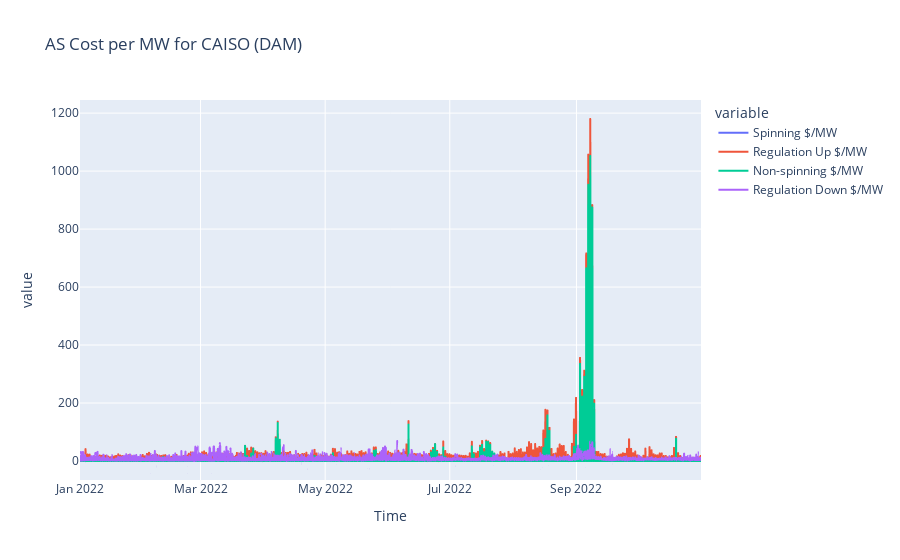

This figure's notebook cell:
### Markdown cell above
## AS Prices over Time

### Code cell
region = "AS_CAISO_EXP"
data = df[df["Region"] == region]
data.set_index("Time", inplace=True)

per_mw = pd.DataFrame()
per_mw["Spinning $/MW"] = data["Spinning Reserves Total Cost"] / data["Spinning Reserves Total (MW)"]
per_mw["Non-spinning $/MW"] = data["Non-Spinning Reserves Total Cost"] / data["Non-Spinning Reserves Total (MW)"]
per_mw["Regulation Up $/MW"] = data["Regulation Up Total Cost"] / data["Regulation Up Total (MW)"]
per_mw["Regulation Down $/MW"] = data["Regulation Down Total Cost"] / data["Regulation Down Total (MW)"]
px.line(per_mw, title=f"AS Cost per MW for CAISO ({market})", x=per_mw.index, y=per_mw.columns)

### Figure 1 — Plotly figure (JSON) as saved in the notebook; plotly's stock layout.template omitted (floating-point values rounded to 4 significant figures; data arrays with more than 128 entries replaced by an {"elided": "..."} marker saying what was removed)
{"data": [{"hovertemplate": "variable=Spinning $/MW<br>Time=%{x}<br>value=%{y}<extra></extra>", "legendgroup": "Spinning $/MW", "line": {"color": "#636efa", "dash": "solid"}, "marker": {"symbol": "circle"}, "mode": "lines", "name": "Spinning $/MW", "showlegend": true, "type": "scattergl", "x": {"elided": "7295 str values"}, "xaxis": "x", "y": {"elided": "7295 float values"}, "yaxis": "y"}, {"hovertemplate": "variable=Regulation Up $/MW<br>Time=%{x}<br>value=%{y}<extra></extra>", "legendgroup": "Regulation Up $/MW", "line": {"color": "#EF553B", "dash": "solid"}, "marker": {"symbol": "circle"}, "mode": "lines", "name": "Regulation Up $/MW", "showlegend": true, "type": "scattergl", "x": {"elided": "7295 str values"}, "xaxis": "x", "y": {"elided": "7295 float values"}, "yaxis": "y"}, {"hovertemplate": "variable=Non-spinning $/MW<br>Time=%{x}<br>value=%{y}<extra></extra>", "legendgroup": "Non-spinning $/MW", "line": {"color": "#00cc96", "dash": "solid"}, "marker": {"symbol": "circle"}, "mode": "lines", "name": "Non-spinning $/MW", "showlegend": true, "type": "scattergl", "x": {"elided": "7295 str values"}, "xaxis": "x", "y": {"elided": "7295 float values"}, "yaxis": "y"}, {"hovertemplate": "variable=Regulation Down $/MW<br>Time=%{x}<br>value=%{y}<extra></extra>", "legendgroup": "Regulation Down $/MW", "line": {"color": "#ab63fa", "dash": "solid"}, "marker": {"symbol": "circle"}, "mode": "lines", "name": "Regulation Down $/MW", "showlegend": true, "type": "scattergl", "x": {"elided": "7295 str values"}, "xaxis": "x", "y": {"elided": "7295 float values"}, "yaxis": "y"}], "layout": {"legend": {"title": {"text": "variable"}, "tracegroupgap": 0}, "title": {"text": "AS Cost per MW for CAISO (DAM)"}, "xaxis": {"anchor": "y", "domain": [0, 1], "title": {"text": "Time"}}, "yaxis": {"anchor": "x", "domain": [0, 1], "title": {"text": "value"}}}}
